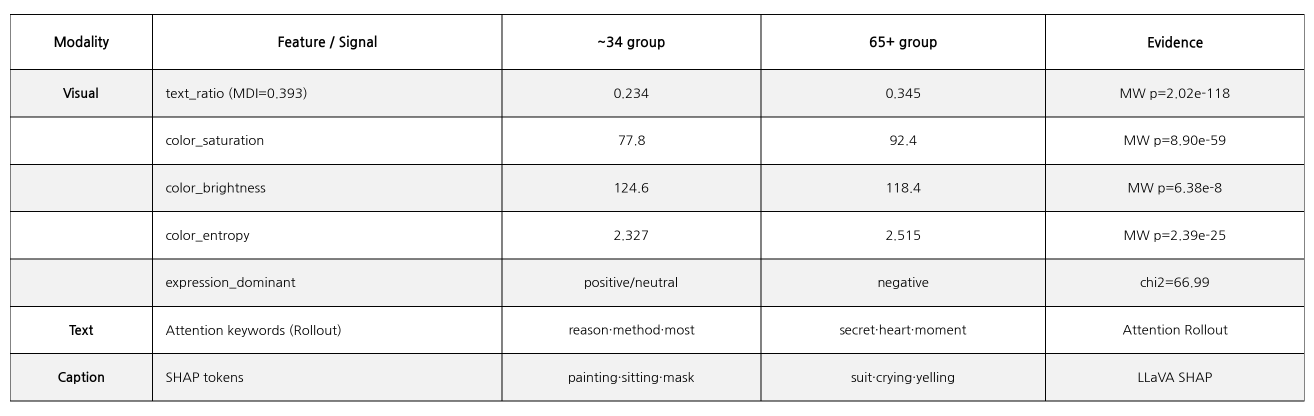
#> input picture table1_discriminating_signals.png, 2628 x 832 px (shown at 1/2 size)
$ python -i 03_color_distribution.py   (imports and definitions only)
#> lines starting #> are read from the running program, lines starting #| are printed output that depends on the picture
"""
03_color_distribution.py
썸네일의 '색상 분포'를 추출합니다.

추가 설치 불필요 (PIL, numpy, scipy 사용)

출력 컬럼:
    color_hue_mean      - 순환 평균 색조 (H, 0~180)
    color_saturation    - 평균 채도 (0~255)
    color_brightness    - 평균 밝기 (0~255)
    color_warm_ratio    - 따뜻한 색 비율 (H 0~30, 150~180: 빨강/주황/분홍)
    color_entropy       - 색상 다양성 (hue 히스토그램 Shannon entropy, 높을수록 다양)
    color_hue_std       - 색조 분산 (순환 표준편차, 높을수록 다양)
"""

import argparse
import sys
from pathlib import Path
import numpy as np
import pandas as pd
from tqdm import tqdm
from PIL import Image
from scipy.stats import circmean, circstd

sys.path.insert(0, str(Path(__file__).parent))
from utils import (
    load_csv, save_csv, resolve_thumbnail_path,
    get_target_rows
)

CHECKPOINT = Path(__file__).parent / "checkpoints/03_color_distribution.csv"
COLS = ["color_hue_mean", "color_saturation", "color_brightness",
        "color_warm_ratio", "color_entropy", "color_hue_std"]


def extract_color_features(img_path: str) -> dict:
    """PIL + numpy로 HSV 색상 특성 추출."""
#> called with img_path = '../table1_discriminating_signals.png'
    try:
        img = Image.open(img_path).convert("RGB").resize((160, 90))
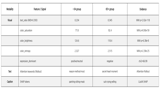
#> img: PIL image 160x90 RGB; min 120, max 255, mean 239.7
        img_array = np.array(img, dtype=np.float32)

        r = img_array[:, :, 0] / 255.0
        g = img_array[:, :, 1] / 255.0
        b = img_array[:, :, 2] / 255.0
        cmax = np.maximum(np.maximum(r, g), b)
        cmin = np.minimum(np.minimum(r, g), b)
        delta = cmax - cmin
#> delta: shape (90, 160) float32; every value is 0

        # Hue (0~360도)
        hue = np.zeros_like(r)
        mask = delta != 0
#> mask: shape (90, 160) bool; every value is 0
        mr = mask & (cmax == r)
        mg = mask & (cmax == g)
        mb = mask & (cmax == b)
        hue[mr] = (60 * ((g[mr] - b[mr]) / delta[mr])) % 360
        hue[mg] = 60 * ((b[mg] - r[mg]) / delta[mg]) + 120
        hue[mb] = 60 * ((r[mb] - g[mb]) / delta[mb]) + 240
        hue_cv = hue / 2  # OpenCV 스케일 (0~180)

        # Saturation, Brightness
        sat = np.zeros_like(r)
        sat[cmax != 0] = delta[cmax != 0] / cmax[cmax != 0]
        val = cmax

        # 순환 평균/표준편차 (circmean/circstd는 라디안 단위 → 도 변환 필요)
        hue_rad = np.deg2rad(hue_cv * 2)  # 0~180 → 0~360 → 라디안
        hue_mean_rad = circmean(hue_rad.ravel(), high=2*np.pi, low=0)
#> hue_mean_rad = 0
        hue_std_rad  = circstd(hue_rad.ravel(), high=2*np.pi, low=0)
#> hue_std_rad = 0
        hue_mean_cv  = float(np.rad2deg(hue_mean_rad) / 2)  # 다시 0~180으로
#> hue_mean_cv = 0
        hue_std_cv   = float(np.rad2deg(hue_std_rad) / 2)
#> hue_std_cv = 0

        # 따뜻한 색 비율: H 0~30 (빨강/주황) + H 150~180 (분홍/자주)
        warm_mask = ((hue_cv >= 0) & (hue_cv <= 30)) | ((hue_cv >= 150) & (hue_cv <= 180))
#> warm_mask: shape (90, 160) bool; every value is 1
        warm_ratio = float(warm_mask.sum() / warm_mask.size)
#> warm_ratio = 1

        # 색상 다양성 - hue 히스토그램 Shannon entropy
        # 채도가 낮은 픽셀(무채색)은 제외하여 실제 색상만 반영
        colored = hue_cv[sat > 0.15]  # 채도 15% 이상만
#> colored = empty array
        if len(colored) > 10:
            hist, _ = np.histogram(colored, bins=18, range=(0, 180))  # 10도 단위 18구간
            hist = hist / hist.sum()
            hist = hist[hist > 0]
            entropy = float(-np.sum(hist * np.log2(hist)))
        else:
            entropy = 0.0  # 무채색 이미지

        return {
            "color_hue_mean":   round(hue_mean_cv, 2),
            "color_saturation": round(float(np.mean(sat)) * 255, 2),
            "color_brightness": round(float(np.mean(val)) * 255, 2),
            "color_warm_ratio": round(warm_ratio, 4),
            "color_entropy":    round(entropy, 4),
            "color_hue_std":    round(hue_std_cv, 2),
        }
    except Exception as e:
        print(f"[오류] {img_path}: {e}")
        return {c: float("nan") for c in COLS}


def main(args):
    CHECKPOINT.parent.mkdir(parents=True, exist_ok=True)

    df = load_csv(args.input)
    target = get_target_rows(df, args.subcategory)
    if args.test > 0:
        target = target.head(args.test)
        print(f"[테스트 모드] {args.test}개만 처리")
    print(f"[대상] '{args.subcategory}' 영상 수: {len(target):,}개")

    cached = {}
    if CHECKPOINT.exists():
        ckpt_df = pd.read_csv(str(CHECKPOINT))
        for _, row in ckpt_df.iterrows():
            cached[row["video_id"]] = {c: row[c] for c in COLS}
        print(f"[체크포인트] {len(cached):,}건 불러옴")

    remaining = target[~target["video_id"].isin(cached.keys())]
    print(f"[남은 작업] {len(remaining):,}건")

    for i, (_, row) in enumerate(tqdm(remaining.iterrows(), total=len(remaining), desc="색상 분포 추출")):
        img_path = resolve_thumbnail_path(row["thumbnail_path"])
        features = extract_color_features(str(img_path))
        cached[row["video_id"]] = features

        if (i + 1) % 200 == 0:
            pd.DataFrame([{"video_id": k, **v} for k, v in cached.items()]).to_csv(str(CHECKPOINT), index=False)

    pd.DataFrame([{"video_id": k, **v} for k, v in cached.items()]).to_csv(str(CHECKPOINT), index=False)

    for col in COLS:
        df[col] = df["video_id"].map({k: v[col] for k, v in cached.items()})

    output_path = args.output or args.input.replace(".csv", "_color.csv")
    save_csv(df, output_path)
    for col in COLS:
        print(f"[결과] {col} 비null: {df[col].notna().sum():,}")


# [9 lines not run here, left out]

>>> result = extract_color_features('../table1_discriminating_signals.png')
#> result = {'color_hue_mean': 0, 'color_saturation': 0, 'color_brightness': 239.7, 'color_warm_ratio': 1, 'color_entropy': 0, 'color_hue_std': 0}
